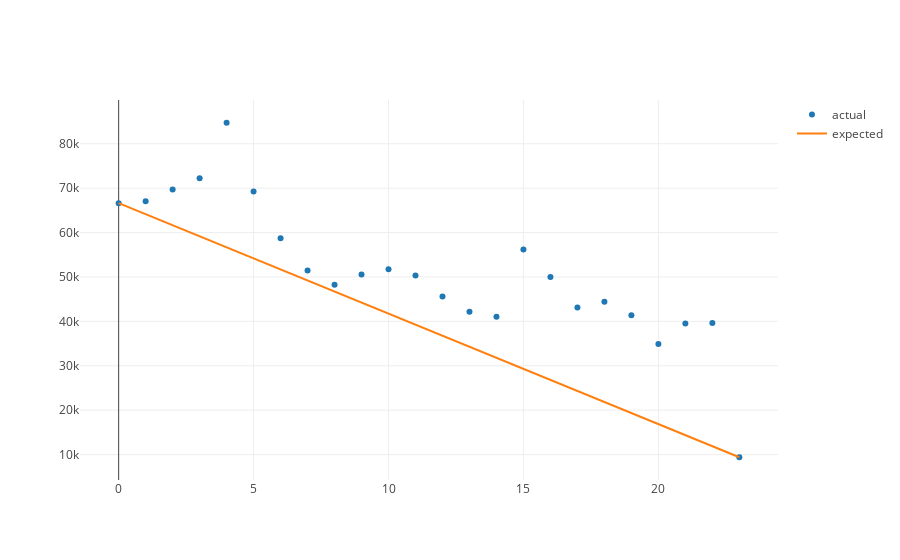

Notebook source saved alongside this figure:
### Markdown cell above
Now the plot above shows a downward trend in the data.  And if we were to ask you what the revenue might look like in October 2017, you would probably think that we would continue the downward trend from before.  

In machine learning, we can do the same thing.  We simply draw a line through our data.

### Code cell
# bonus
from linear_equations import build_regression_line
from graph import m_b_trace, plot, m_b_data, trace_values

scatter = {'x': months_since_september, 'y': revenues, 'mode': 'markers', 'name': 'actual'}
model = build_regression_line(list(range(0, 24)), revenues)
y_values = m_b_data(-2487.34, 66609, list(range(0, 24)))['y']
line = trace_values(months_since_september, y_values, mode = 'lines', name = 'expected')
iplot([scatter, line])

### Figure 1 — Plotly figure (JSON) as saved in the notebook; plotly's stock layout.template omitted (floating-point values rounded to 4 significant figures)
{"data": [{"mode": "markers", "name": "actual", "type": "scatter", "uid": "837a91a3-6d1b-4bf2-9332-7237ba670db4", "x": [0, 1, 2, 3, 4, 5, 6, 7, 8, 9, 10, 11, 12, 13, 14, 15, 16, 17, 18, 19, 20, 21, 22, 23], "y": [66609, 67048, 69664, 72238, 84721, 69224, 58697, 51430, 48239, 50574, 51707, 50305, 45590, 42180, 41054, 56182, 49965, 43094, 44414, 41393, 34903, 39535, 39627, 9400]}, {"mode": "lines", "name": "expected", "text": [], "type": "scatter", "uid": "8efb2273-e585-4e48-9842-7a3546363146", "x": [0, 1, 2, 3, 4, 5, 6, 7, 8, 9, 10, 11, 12, 13, 14, 15, 16, 17, 18, 19, 20, 21, 22, 23], "y": [66609, 64120.0, 61630.0, 59150.0, 56660.0, 54170.0, 51680.0, 49200.0, 46710.0, 44220.0, 41740.0, 39250.0, 36760.0, 34270.0, 31790.0, 29300.0, 26810.0, 24320.0, 21840.0, 19350.0, 16860.0, 14370.0, 11890.0, 9400.0]}], "layout": {"autosize": true, "xaxis": {"autorange": true, "range": [-1.529, 24.53], "type": "linear"}, "yaxis": {"autorange": true, "range": [3883.0, 90240.0], "type": "linear"}}}
